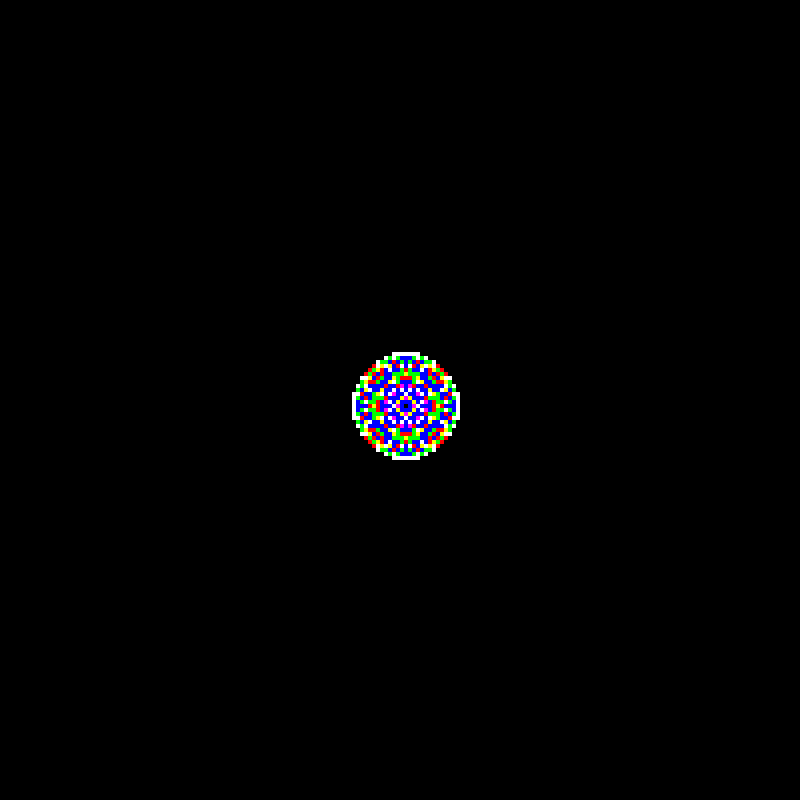
Frame 1 (no input)
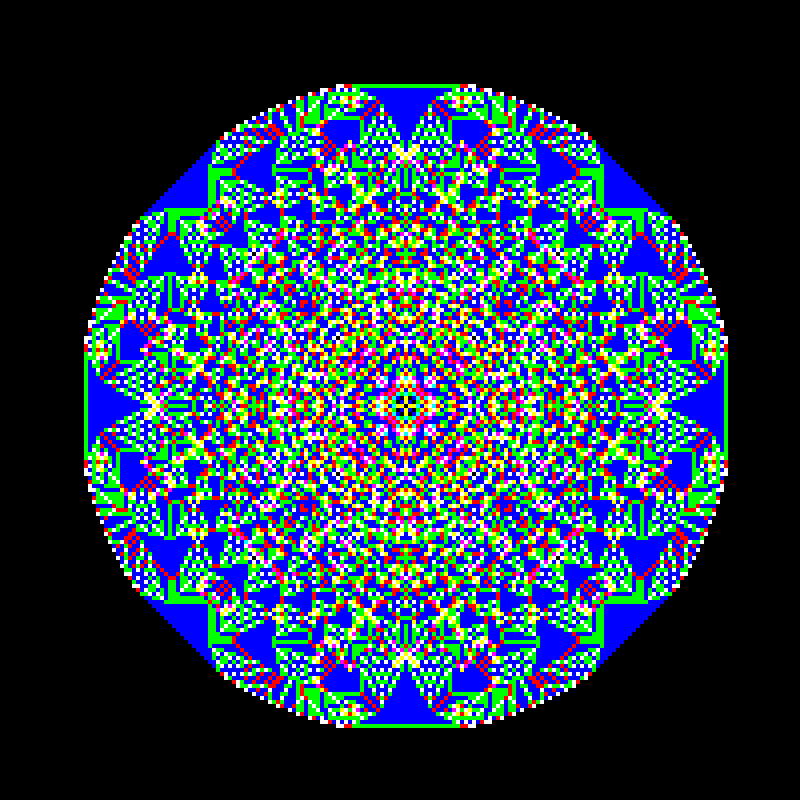
Frame 60 (the mouse pressed at the canvas centre just before this capture)
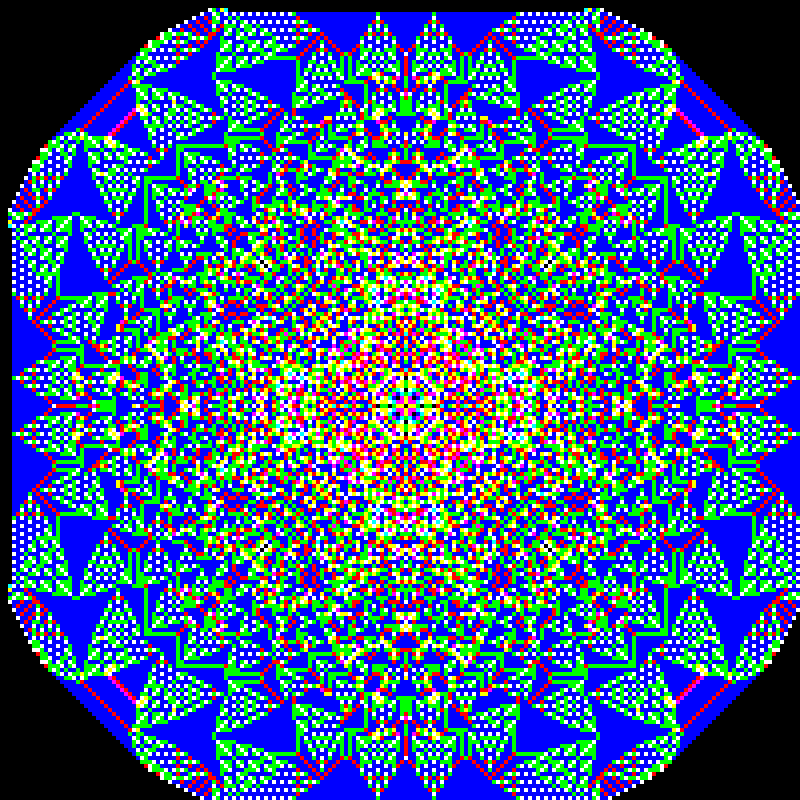
Frame 120 (the mouse held since frame 60 and released just before this capture)

The Processing sketch that drew these frames (run headless with seeded random() and noise(); from frame 60 on, the mouse is pressed at the canvas centre):

// Processing sketch: Sandpile
// ── Sandpile.pde
int[][] pile;
int scale;
int pileSize;
int pileMax;
int pass;
int advance;
boolean delay;
void setup(){
    size(800, 800);
    scale = 4;
    pile = new int[width / scale][height / scale];
    pileSize = 1000000;
    pileMax = 4; // some number >= 4
    pass = 1;
    advance = 1000;
    initPile();
    delay = false;
}

void draw(){
    for (int i = 0; i < advance; i++){
        //advancePile();         // unsafe: pile values are changed per unit rather than per cycle
        //advancePileAux();      // works w/ >= 8
        //advancePileInToOut();  // unsafe: pile values are changed per unit rather than per cycle
        advancePileInToOutAux(); // works w/ >= 4
    }
    noStroke();
    drawPile();
    pass++;
    if(delay)
        delay(50);
}

void advancePile(){
    for (int i = 0; i < pile.length; i++){
        for (int j = 0; j < pile[0].length; j++){
            if (pile[i][j] > pileMax){
                int inc;
                if (pass % 2 == 0){
                    pile[i][j] -= pileMax;
                    inc = pileMax / 4;
                }
                else{
                    pile[i][j] -= pileMax / 2;
                    inc = pileMax / 8;
                }
                if (i > 0)
                    pile[i-1][j] += inc;
                if (j > 0)
                    pile[i][j-1] += inc;
                if (i < pile.length-1)
                    pile[i+1][j] += inc;
                if (j < pile[0].length-1)
                    pile[i][j+1] += inc;
            }
            else if (pile[i][j] > pileMax / 2){
                pile[i][j] -= pileMax / 2;
                if (i > 0)
                    pile[i-1][j] += pileMax / 8;
                if (j > 0)
                    pile[i][j-1] += pileMax / 8;
                if (i < pile.length-1)
                    pile[i+1][j] += pileMax / 8;
                if (j < pile[0].length-1)
                    pile[i][j+1] += pileMax / 8;
            }
        }
    }    
}

void advancePileInToOut(){
    int radius = pile.length / 2;
    int centerX = (pile.length / 2) + 1;
    int centerY = (pile.length / 2) + 1;
    for (int r = 0; r < radius - 1; r++){
        for (int x = centerX - r; x <= centerX + r; x++){
            if (pile[centerY - r][x] > pileMax){
                pile[centerY - r][x] -= pileMax;
                if (centerY - r > 0)
                    pile[centerY - r-1][x] += 1;
                if (x > 0)
                    pile[centerY - r][x-1] += 1;
                if (centerY - r < pile.length-1)
                    pile[centerY - r+1][x] += 1;
                if (x < pile[0].length-1)
                    pile[centerY - r][x+1] += 1;
            }
            if (pile[centerY + r][x] > pileMax && centerY - r != centerY + r){
                pile[centerY + r][x] -= pileMax;
                if (centerY + r > 0)
                    pile[centerY + r-1][x] += 1;
                if (x > 0)
                    pile[centerY + r][x-1] += 1;
                if (centerY + r < pile.length-1)
                    pile[centerY + r+1][x] += 1;
                if (x < pile[0].length-1)
                    pile[centerY + r][x+1] += 1;
            }
        }
        for (int y = centerY - r + 1; y < centerY + r; y++){
             if (pile[y][centerX - r] > pileMax){
                pile[y][centerX - r] -= pileMax;
                if (y > 0)
                    pile[y-1][centerX - r] += 1;
                if (centerX - r > 0)
                    pile[y][centerX - r-1] += 1;
                if (y < pile.length-1)
                    pile[y+1][centerX - r] += 1;
                if (centerX - r < pile[0].length-1)
                    pile[y][centerX - r+1] += 1;
            }
            if (pile[y][centerX + r] > pileMax && centerX - r != centerX + r){
                pile[y][centerX + r] -= pileMax;
                if (y > 0)
                    pile[y-1][centerX + r] += 1;
                if (centerX + r > 0)
                    pile[y][centerX + r-1] += 1;
                if (y < pile.length-1)
                    pile[y+1][centerX + r] += 1;
                if (centerX + r < pile[0].length-1)
                    pile[y][centerX + r+1] += 1;
            }
        }
    }
}

void advancePileAux(){
    int[][] changes = new int[pile.length][pile[0].length];
    for (int i = 0; i < pile.length; i++){
        for (int j = 0; j < pile[0].length; j++){
            if (pile[i][j] > pileMax){
                int inc;
                if (pass % 2 == 0){
                    changes[i][j] -= pileMax;
                    inc = pileMax / 4;
                }
                else{
                    changes[i][j] -= pileMax / 2;
                    inc = pileMax / 8;
                }
                if (i > 0)
                    changes[i-1][j] += inc;
                if (j > 0)
                    changes[i][j-1] += inc;
                if (i < pile.length-1)
                    changes[i+1][j] += inc;
                if (j < pile[0].length-1)
                    changes[i][j+1] += inc;
            }
            else if (pile[i][j] > pileMax / 2){
                changes[i][j] -= pileMax / 2;
                if (i > 0)
                    changes[i-1][j] += pileMax / 8;
                if (j > 0)
                    changes[i][j-1] += pileMax / 8;
                if (i < pile.length-1)
                    changes[i+1][j] += pileMax / 8;
                if (j < pile[0].length-1)
                    changes[i][j+1] += pileMax / 8;
            }
        }
    }    
    for (int r = 0; r < pile.length; r++){
        for (int c = 0; c < pile[0].length; c++){
            pile[r][c] += changes[r][c];    
        }
    }
}

void advancePileInToOutAux(){
    int[][] changes = new int[pile.length][pile[0].length];
    int radius = pile.length / 2;
    int centerX = (pile.length / 2) + 1;
    int centerY = (pile.length / 2) + 1;
    for (int r = 0; r < radius - 1; r++){
        for (int x = centerX - r; x <= centerX + r; x++){
            if (pile[centerY - r][x] > pileMax){
                changes[centerY - r][x] -= pileMax;
                if (centerY - r > 0)
                    changes[centerY - r-1][x] += 1;
                if (x > 0)
                    changes[centerY - r][x-1] += 1;
                if (centerY - r < pile.length-1)
                    changes[centerY - r+1][x] += 1;
                if (x < pile[0].length-1)
                    changes[centerY - r][x+1] += 1;
            }
            if (pile[centerY + r][x] > pileMax && centerY - r != centerY + r){
                changes[centerY + r][x] -= pileMax;
                if (centerY + r > 0)
                    changes[centerY + r-1][x] += 1;
                if (x > 0)
                    changes[centerY + r][x-1] += 1;
                if (centerY + r < pile.length-1)
                    changes[centerY + r+1][x] += 1;
                if (x < pile[0].length-1)
                    changes[centerY + r][x+1] += 1;
            }
        }
        for (int y = centerY - r + 1; y < centerY + r; y++){
             if (pile[y][centerX - r] > pileMax){
                changes[y][centerX - r] -= pileMax;
                if (y > 0)
                    changes[y-1][centerX - r] += 1;
                if (centerX - r > 0)
                    changes[y][centerX - r-1] += 1;
                if (y < pile.length-1)
                    changes[y+1][centerX - r] += 1;
                if (centerX - r < pile[0].length-1)
                    changes[y][centerX - r+1] += 1;
            }
            if (pile[y][centerX + r] > pileMax && centerX - r != centerX + r){
                changes[y][centerX + r] -= pileMax;
                if (y > 0)
                    changes[y-1][centerX + r] += 1;
                if (centerX + r > 0)
                    changes[y][centerX + r-1] += 1;
                if (y < pile.length-1)
                    changes[y+1][centerX + r] += 1;
                if (centerX + r < pile[0].length-1)
                    changes[y][centerX + r+1] += 1;
            }
        }
    }
    for (int r = 0; r < pile.length; r++){
        for (int c = 0; c < pile[0].length; c++){
            pile[r][c] += changes[r][c];    
        }
    }
}

void drawPile(){
    for (int i = 0; i < pile.length; i++){
        for (int j = 0; j < pile[0].length; j++){
            fill(mapColor(pile[i][j]));
            rect(i * scale, j * scale, scale, scale);
        }
    }
}

color mapColor(int size){
    color ret;
    switch (size){
        case 1: ret = color(255);
                break;
        
        case 2: ret = color(255, 0, 0);
                break;
        
        case 3: ret = color(0, 255, 0);
                break;
        
        case 4: ret = color(0, 0, 255);
                break;
        
        case 5: ret = color(255, 255, 0);
                break;
        
        case 6: ret = color(255, 0, 255);
                break;
        
        case 7: ret = color(0, 255, 255);
                break;
        
        default: ret = color(0);
                 break;
    }
    return ret; 
}

void initPile(){
    pile[(pile.length / 2) + 1][(pile[0].length / 2) + 1] = pileSize;
    
    //pile[((pile.length / 2) + 1) - 10][((pile[0].length / 2) + 1)] = pileSize / 2;
    //pile[((pile.length / 2) + 1)][((pile[0].length / 2) + 1) - 10] = pileSize / 2;
    //pile[((pile.length / 2) + 1) + 10][((pile[0].length / 2) + 1)] = pileSize / 2;
    //pile[((pile.length / 2) + 1)][((pile[0].length / 2) + 1) + 10] = pileSize / 2;
    
}

void printPile(){
  for (int i = 0; i < pile.length; i++){
    for (int j = 0; j < pile[0].length; j++){
      System.out.printf("%5d", pile[i][j]);  
    }
    System.out.println();
  }
}

void keyPressed(){
    if (key == ' ') {
      delay = !delay;
    }
}
